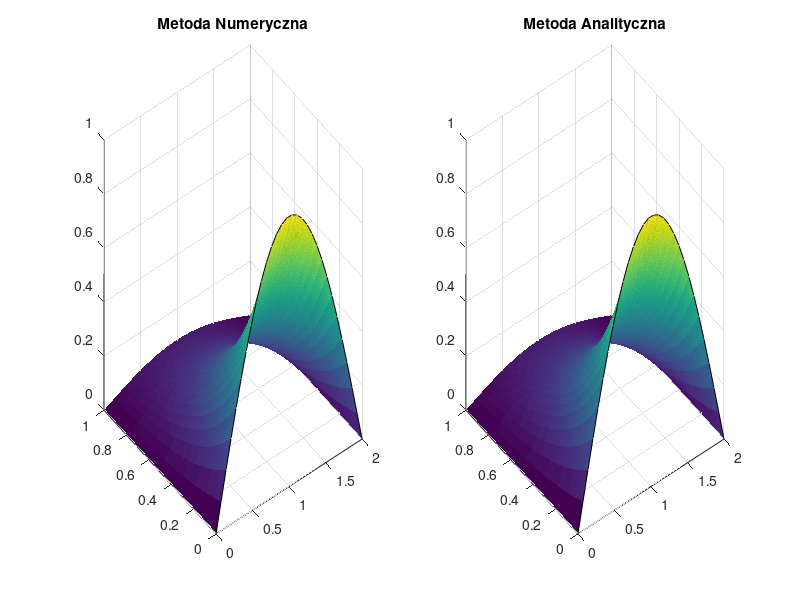

Reproduce this figure in MATLAB.
clc,clear all
tic
%rozwi�zanie analityczne
G = @(x,t) sin(pi.*x./2).*exp(-(pi.^2).*t./4);

%przedzia� omega
xa=0;
xb=2;
yc=0;
yd=1;

%warunki brzegowe
u1 = @(x) 0;
u2 = @(x) 0;
u3 = @(x,t) sin(pi*x/2);

licznik=0;
%siatka
m=30;
D=1;
deltax=(xb-xa)/(m-1);
x=[xa:deltax:xb];         %przedzia� przestrzenny
deltat=(deltax^2)/(20*D); %dzielimy od razu przez 10, aby warto�� nie by�a blisko deltat graniczne
n_end=floor(yd/deltat)+1;
t=[0:deltat:1];           %przedzia� czasowy

%macierz
psi=zeros(n_end,length(x)); %utworzenie pustej macierzy

for i=2:m-1                %dodanie warunku pocz�tkowego
  psi(1,i)=u3(x(i));
end
                        
for n=2:n_end
  for i=2:m-1
    psi(n,i)=(deltat/deltax^2)*(psi(n-1,i+1)-2*psi(n-1,i)+psi(n-1,i-1))+psi(n-1,i);
  end
  licznik = licznik+1;
end

[X,T] = meshgrid(x,t);
subplot(1,2,1)
surf(X,T,psi)
title('Metoda Numeryczna')
subplot(1,2,2)
surf(X,T,(G(X,T)))
title('Metoda Analityczna')
licznik
toc